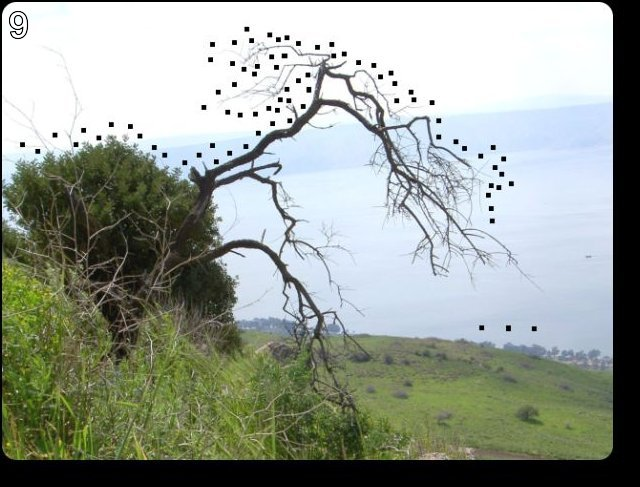
#> input picture level9/good.jpg, 640 x 487 px
$ python level9.py   (Python 2 division)
#> lines starting #> are read from the running program, lines starting #| are printed output that depends on the picture; after the words box and inside, x2 and y2 are one past the last pixel; in counts of white or black regions, pixels touching at a corner belong together
#!/usr/bin/python2.6

import re
import PIL.Image
import PIL.ImageFilter
import PIL.ImageDraw

def main():
    first = (
    146,399,163,403,170,393,169,391,166,386,170,381,170,371,170,355,169,346,167,335,170,329,170,320,170,
    310,171,301,173,290,178,289,182,287,188,286,190,286,192,291,194,296,195,305,194,307,191,312,190,316,
    190,321,192,331,193,338,196,341,197,346,199,352,198,360,197,366,197,373,196,380,197,383,196,387,192,
    389,191,392,190,396,189,400,194,401,201,402,208,403,213,402,216,401,219,397,219,393,216,390,215,385,
    215,379,213,373,213,365,212,360,210,353,210,347,212,338,213,329,214,319,215,311,215,306,216,296,218,
    290,221,283,225,282,233,284,238,287,243,290,250,291,255,294,261,293,265,291,271,291,273,289,278,287,
    279,285,281,280,284,278,284,276,287,277,289,283,291,286,294,291,296,295,299,300,301,304,304,320,305,
    327,306,332,307,341,306,349,303,354,301,364,301,371,297,375,292,384,291,386,302,393,324,391,333,387,
    328,375,329,367,329,353,330,341,331,328,336,319,338,310,341,304,341,285,341,278,343,269,344,262,346,
    259,346,251,349,259,349,264,349,273,349,280,349,288,349,295,349,298,354,293,356,286,354,279,352,268,
    352,257,351,249,350,234,351,211,352,197,354,185,353,171,351,154,348,147,342,137,339,132,330,122,327,
    120,314,116,304,117,293,118,284,118,281,122,275,128,265,129,257,131,244,133,239,134,228,136,221,137,
    214,138,209,135,201,132,192,130,184,131,175,129,170,131,159,134,157,134,160,130,170,125,176,114,176,
    102,173,103,172,108,171,111,163,115,156,116,149,117,142,116,136,115,129,115,124,115,120,115,115,117,
    113,120,109,122,102,122,100,121,95,121,89,115,87,110,82,109,84,118,89,123,93,129,100,130,108,132,110,
    133,110,136,107,138,105,140,95,138,86,141,79,149,77,155,81,162,90,165,97,167,99,171,109,171,107,161,
    111,156,113,170,115,185,118,208,117,223,121,239,128,251,133,259,136,266,139,276,143,290,148,310,151,
    332,155,348,156,353,153,366,149,379,147,394,146,399
    )
    second = (
    156,141,165,135,169,131,176,130,187,134,191,140,191,146,186,150,179,155,175,157,168,157,163,157,159,
    157,158,164,159,175,159,181,157,191,154,197,153,205,153,210,152,212,147,215,146,218,143,220,132,220,
    125,217,119,209,116,196,115,185,114,172,114,167,112,161,109,165,107,170,99,171,97,167,89,164,81,162,
    77,155,81,148,87,140,96,138,105,141,110,136,111,126,113,129,118,117,128,114,137,115,146,114,155,115,
    158,121,157,128,156,134,157,136,156,136
    )

    img = PIL.Image.open("good.jpg")
#> img is the input picture: PIL image 640x487 RGB; mean R, G, B 151.9, 159.2, 150.1
    new = PIL.Image.new(img.mode, img.size)
#> new: PIL image 640x487 RGB; every value is 0
    drw = PIL.ImageDraw.Draw(new)
    length_x,length_y = img.size      #(640,487)
#> length_x = 640; length_y = 487
    #print img.format    # JPEG
    #print img.mode    # RGB
    for i in range(0,len(first) -2,2):
        x1,y1,x2,y2 = first[i],  first[i+1], first[i+2], first[i+3]
        drw.line( (x1,y1,x2,y2) )

    for i in range(0,len(second) -2,2):
        x1,y1,x2,y2 = second[i],  second[i+1], second[i+2], second[i+3]
        drw.line( (x1,y1,x2,y2) )

    new.show() #bull.html
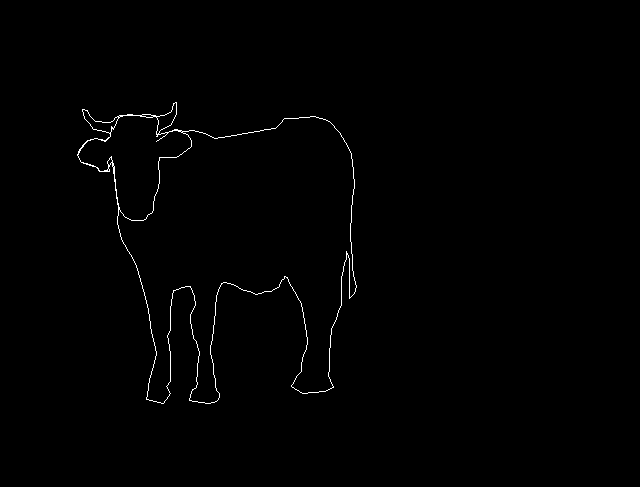
#> shown: PIL image 640x487 RGB; 0.63% white in thin lines or dots, all inside (x1, y1, x2, y2) = (77, 102, 357, 404)
    return

    answers =[105,110,116,101,103,114,105,116,121]
    return "".join([ chr(s) for  s in answers])

if __name__ == '__main__':
    ans = main()
    print "level 6's answer: ",
    print  ans
